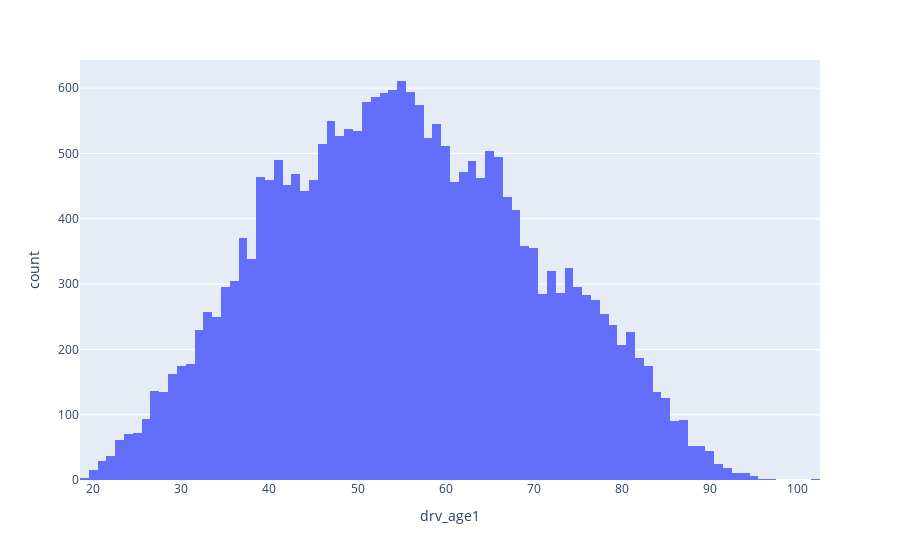

This figure's notebook cell:
### Code cell
fig = px.histogram(df2, x="drv_age1")
fig.show()

### Figure 1 — Plotly figure (JSON) as saved in the notebook; plotly's stock layout.template omitted (floating-point values rounded to 4 significant figures; data arrays with more than 128 entries replaced by an {"elided": "..."} marker saying what was removed)
{"data": [{"alignmentgroup": "True", "bingroup": "x", "hovertemplate": "drv_age1=%{x}<br>count=%{y}<extra></extra>", "legendgroup": "", "marker": {"color": "#636efa", "pattern": {"shape": ""}}, "name": "", "offsetgroup": "", "orientation": "v", "showlegend": false, "type": "histogram", "x": {"elided": "23292 int values"}, "xaxis": "x", "yaxis": "y"}], "layout": {"barmode": "relative", "legend": {"tracegroupgap": 0}, "margin": {"t": 60}, "xaxis": {"anchor": "y", "domain": [0, 1], "title": {"text": "drv_age1"}}, "yaxis": {"anchor": "x", "domain": [0, 1], "title": {"text": "count"}}}}
